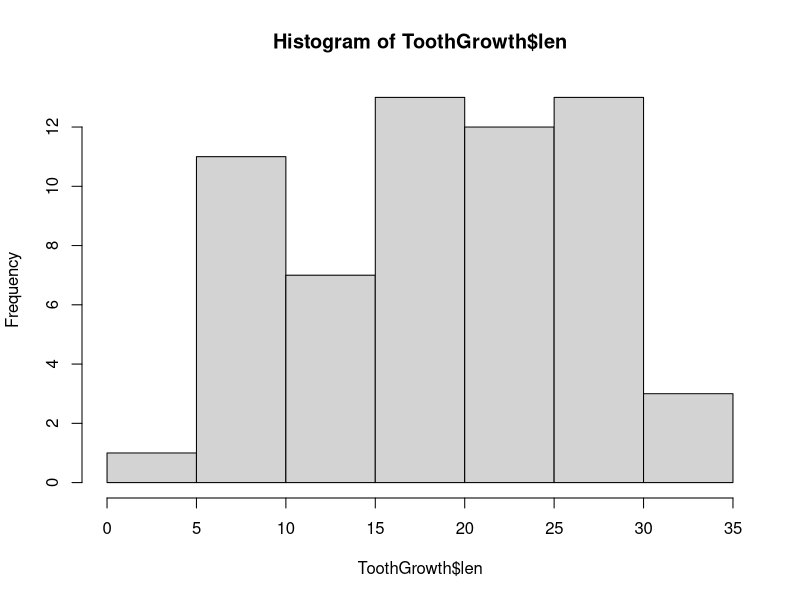
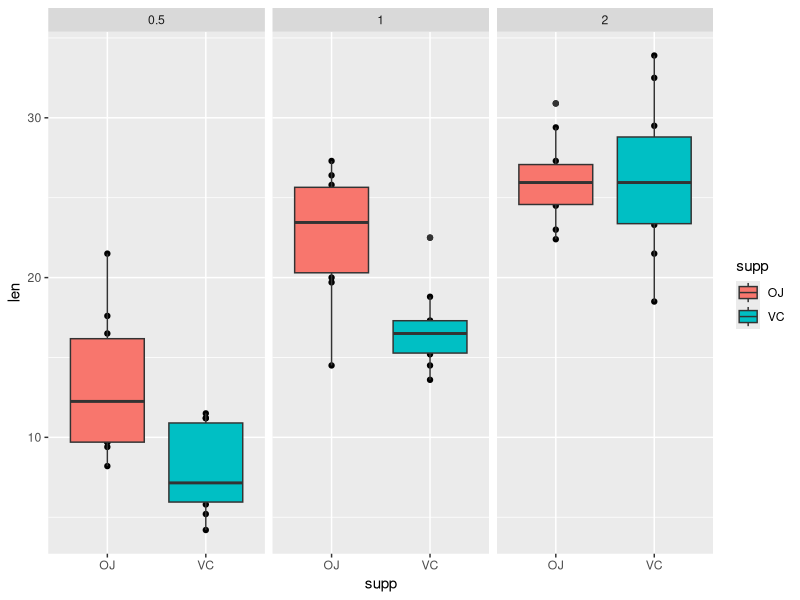

Here is the R script that generated these plots, in order:
## ---- chunk 1
library(ggplot2)
library(dplyr)
data("ToothGrowth")
summary(ToothGrowth)
dim(ToothGrowth)

hist(ToothGrowth$len)

qplot(supp, len, data = ToothGrowth, facets = ~dose)+
    geom_boxplot(aes(fill = supp))
## ---- chunk 2
#group by suppliment
supp <- group_by(ToothGrowth, supp)
bysupp <- summarise(supp, mean(len), sd(len))
names(bysupp) <- c("supp", "mean", "sd")

muOJ <- bysupp$mean[1]
muVC <- bysupp$mean[2]
sdOJ <- bysupp$sd[1]
sdVC <- bysupp$sd[2]
n <- 30

se <- sqrt((sdOJ^2/n) + (sdVC^2/n))

tstat <- (muOJ - muVC)/se

#95% confidence interval
t <- qt(.975, 58)
(muOJ - muVC) + c(-1,1)*t*se

#pvalue
pv <- pt(-abs(tstat), n-2)*2
## ---- chunk 3

#group by suppliment
dose <- group_by(ToothGrowth, dose)
bydose <- summarise(dose, mean(len), sd(len))
names(bydose) <- c("supp", "mean", "sd")

muhalf <- bydose$mean[1]
mudouble <- bydose$mean[3]
sdhalf <- bydose$sd[1]
sddouble <- bydose$sd[3]
n <- 20

se <- sqrt((sdhalf^2/n) + (sddouble^2/n))

tstat <- (muhalf - mudouble)/se

#95% confidence interval
t <- qt(.95, n-2)
(muhalf-mudouble)+(t*se)

#pvalue
pv <- pt(-abs(tstat), n-2)
